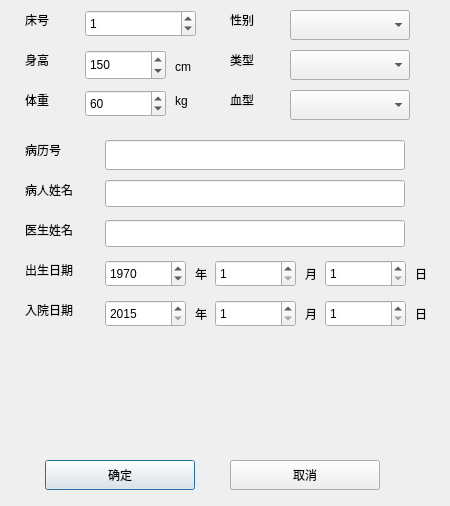
<?xml version="1.0" encoding="UTF-8"?>
<ui version="4.0">
 <class>Form_pmng_patnt_info</class>
 <widget class="QWidget" name="Form_pmng_patnt_info">
  <property name="geometry">
   <rect>
    <x>0</x>
    <y>0</y>
    <width>450</width>
    <height>506</height>
   </rect>
  </property>
  <property name="windowTitle">
   <string> 病人信息</string>
  </property>
  <widget class="QLabel" name="label_4">
   <property name="geometry">
    <rect>
     <x>230</x>
     <y>50</y>
     <width>40</width>
     <height>20</height>
    </rect>
   </property>
   <property name="text">
    <string>类型</string>
   </property>
  </widget>
  <widget class="QLabel" name="label_15">
   <property name="geometry">
    <rect>
     <x>305</x>
     <y>265</y>
     <width>21</width>
     <height>17</height>
    </rect>
   </property>
   <property name="text">
    <string>月</string>
   </property>
  </widget>
  <widget class="QLabel" name="label_8">
   <property name="geometry">
    <rect>
     <x>25</x>
     <y>90</y>
     <width>40</width>
     <height>20</height>
    </rect>
   </property>
   <property name="text">
    <string>体重</string>
   </property>
  </widget>
  <widget class="QLabel" name="label_14">
   <property name="geometry">
    <rect>
     <x>25</x>
     <y>300</y>
     <width>60</width>
     <height>20</height>
    </rect>
   </property>
   <property name="text">
    <string>入院日期</string>
   </property>
  </widget>
  <widget class="QSpinBox" name="spinBox_weight">
   <property name="geometry">
    <rect>
     <x>85</x>
     <y>90</y>
     <width>81</width>
     <height>27</height>
    </rect>
   </property>
   <property name="minimum">
    <number>1</number>
   </property>
   <property name="maximum">
    <number>500</number>
   </property>
   <property name="value">
    <number>60</number>
   </property>
  </widget>
  <widget class="QSpinBox" name="spinBox_5">
   <property name="geometry">
    <rect>
     <x>105</x>
     <y>300</y>
     <width>81</width>
     <height>27</height>
    </rect>
   </property>
   <property name="minimum">
    <number>2015</number>
   </property>
   <property name="maximum">
    <number>2200</number>
   </property>
  </widget>
  <widget class="QSpinBox" name="spinBox_bednum">
   <property name="geometry">
    <rect>
     <x>85</x>
     <y>10</y>
     <width>111</width>
     <height>27</height>
    </rect>
   </property>
   <property name="maximum">
    <number>9999</number>
   </property>
   <property name="singleStep">
    <number>1</number>
   </property>
   <property name="value">
    <number>1</number>
   </property>
  </widget>
  <widget class="QLabel" name="label_7">
   <property name="geometry">
    <rect>
     <x>25</x>
     <y>50</y>
     <width>40</width>
     <height>20</height>
    </rect>
   </property>
   <property name="text">
    <string>身高 </string>
   </property>
  </widget>
  <widget class="QComboBox" name="comboBox_ptype">
   <property name="geometry">
    <rect>
     <x>290</x>
     <y>50</y>
     <width>120</width>
     <height>30</height>
    </rect>
   </property>
   <property name="contextMenuPolicy">
    <enum>Qt::DefaultContextMenu</enum>
   </property>
   <property name="maxVisibleItems">
    <number>3</number>
   </property>
  </widget>
  <widget class="QLabel" name="label_16">
   <property name="geometry">
    <rect>
     <x>415</x>
     <y>265</y>
     <width>21</width>
     <height>17</height>
    </rect>
   </property>
   <property name="text">
    <string>日</string>
   </property>
  </widget>
  <widget class="QLabel" name="label_11">
   <property name="geometry">
    <rect>
     <x>25</x>
     <y>220</y>
     <width>60</width>
     <height>20</height>
    </rect>
   </property>
   <property name="text">
    <string>医生姓名</string>
   </property>
  </widget>
  <widget class="QComboBox" name="comboBox_blood">
   <property name="geometry">
    <rect>
     <x>290</x>
     <y>90</y>
     <width>120</width>
     <height>30</height>
    </rect>
   </property>
   <property name="maxVisibleItems">
    <number>5</number>
   </property>
   <property name="minimumContentsLength">
    <number>0</number>
   </property>
   <property name="duplicatesEnabled">
    <bool>false</bool>
   </property>
  </widget>
  <widget class="QComboBox" name="comboBox_sex">
   <property name="geometry">
    <rect>
     <x>290</x>
     <y>10</y>
     <width>120</width>
     <height>30</height>
    </rect>
   </property>
   <property name="maxVisibleItems">
    <number>2</number>
   </property>
  </widget>
  <widget class="QLabel" name="label">
   <property name="geometry">
    <rect>
     <x>25</x>
     <y>10</y>
     <width>40</width>
     <height>20</height>
    </rect>
   </property>
   <property name="text">
    <string>床号</string>
   </property>
  </widget>
  <widget class="QLabel" name="label_13">
   <property name="geometry">
    <rect>
     <x>25</x>
     <y>260</y>
     <width>60</width>
     <height>20</height>
    </rect>
   </property>
   <property name="text">
    <string>出生日期 </string>
   </property>
  </widget>
  <widget class="QSpinBox" name="spinBox_6">
   <property name="geometry">
    <rect>
     <x>215</x>
     <y>260</y>
     <width>81</width>
     <height>27</height>
    </rect>
   </property>
   <property name="minimum">
    <number>1</number>
   </property>
   <property name="maximum">
    <number>12</number>
   </property>
  </widget>
  <widget class="QLabel" name="label_6">
   <property name="geometry">
    <rect>
     <x>195</x>
     <y>265</y>
     <width>21</width>
     <height>17</height>
    </rect>
   </property>
   <property name="text">
    <string>年</string>
   </property>
  </widget>
  <widget class="QLabel" name="label_2">
   <property name="geometry">
    <rect>
     <x>230</x>
     <y>10</y>
     <width>40</width>
     <height>20</height>
    </rect>
   </property>
   <property name="text">
    <string>性别</string>
   </property>
  </widget>
  <widget class="QLabel" name="label_18">
   <property name="geometry">
    <rect>
     <x>195</x>
     <y>305</y>
     <width>21</width>
     <height>17</height>
    </rect>
   </property>
   <property name="text">
    <string>年</string>
   </property>
  </widget>
  <widget class="QLineEdit" name="lineEdit_3">
   <property name="geometry">
    <rect>
     <x>105</x>
     <y>220</y>
     <width>300</width>
     <height>27</height>
    </rect>
   </property>
  </widget>
  <widget class="QPushButton" name="pushButton">
   <property name="geometry">
    <rect>
     <x>45</x>
     <y>460</y>
     <width>150</width>
     <height>30</height>
    </rect>
   </property>
   <property name="text">
    <string>确定</string>
   </property>
   <property name="autoDefault">
    <bool>true</bool>
   </property>
   <property name="default">
    <bool>true</bool>
   </property>
   <property name="flat">
    <bool>false</bool>
   </property>
  </widget>
  <widget class="QLabel" name="label_9">
   <property name="geometry">
    <rect>
     <x>230</x>
     <y>90</y>
     <width>40</width>
     <height>20</height>
    </rect>
   </property>
   <property name="text">
    <string>血型</string>
   </property>
  </widget>
  <widget class="QLabel" name="label_19">
   <property name="geometry">
    <rect>
     <x>305</x>
     <y>305</y>
     <width>21</width>
     <height>17</height>
    </rect>
   </property>
   <property name="text">
    <string>月</string>
   </property>
  </widget>
  <widget class="QLabel" name="label_17">
   <property name="geometry">
    <rect>
     <x>415</x>
     <y>305</y>
     <width>21</width>
     <height>17</height>
    </rect>
   </property>
   <property name="text">
    <string>日</string>
   </property>
  </widget>
  <widget class="QSpinBox" name="spinBox_8">
   <property name="geometry">
    <rect>
     <x>215</x>
     <y>300</y>
     <width>81</width>
     <height>27</height>
    </rect>
   </property>
   <property name="minimum">
    <number>1</number>
   </property>
   <property name="maximum">
    <number>12</number>
   </property>
  </widget>
  <widget class="QLabel" name="label_10">
   <property name="geometry">
    <rect>
     <x>25</x>
     <y>140</y>
     <width>60</width>
     <height>20</height>
    </rect>
   </property>
   <property name="text">
    <string>病历号</string>
   </property>
  </widget>
  <widget class="QSpinBox" name="spinBox_9">
   <property name="geometry">
    <rect>
     <x>325</x>
     <y>300</y>
     <width>81</width>
     <height>27</height>
    </rect>
   </property>
   <property name="minimum">
    <number>1</number>
   </property>
   <property name="maximum">
    <number>31</number>
   </property>
  </widget>
  <widget class="QLabel" name="label_12">
   <property name="geometry">
    <rect>
     <x>25</x>
     <y>180</y>
     <width>60</width>
     <height>20</height>
    </rect>
   </property>
   <property name="text">
    <string>病人姓名</string>
   </property>
  </widget>
  <widget class="QSpinBox" name="spinBox_high">
   <property name="geometry">
    <rect>
     <x>85</x>
     <y>50</y>
     <width>81</width>
     <height>30</height>
    </rect>
   </property>
   <property name="maximum">
    <number>300</number>
   </property>
   <property name="value">
    <number>150</number>
   </property>
  </widget>
  <widget class="QLabel" name="label_5">
   <property name="geometry">
    <rect>
     <x>175</x>
     <y>90</y>
     <width>31</width>
     <height>21</height>
    </rect>
   </property>
   <property name="text">
    <string>kg</string>
   </property>
  </widget>
  <widget class="QSpinBox" name="spinBox_4">
   <property name="geometry">
    <rect>
     <x>105</x>
     <y>260</y>
     <width>81</width>
     <height>27</height>
    </rect>
   </property>
   <property name="minimum">
    <number>1900</number>
   </property>
   <property name="maximum">
    <number>2200</number>
   </property>
   <property name="value">
    <number>1970</number>
   </property>
  </widget>
  <widget class="QLineEdit" name="lineEdit_2">
   <property name="geometry">
    <rect>
     <x>105</x>
     <y>180</y>
     <width>300</width>
     <height>27</height>
    </rect>
   </property>
  </widget>
  <widget class="QSpinBox" name="spinBox_7">
   <property name="geometry">
    <rect>
     <x>325</x>
     <y>260</y>
     <width>81</width>
     <height>27</height>
    </rect>
   </property>
   <property name="minimum">
    <number>1</number>
   </property>
   <property name="maximum">
    <number>31</number>
   </property>
  </widget>
  <widget class="QLineEdit" name="lineEdit_">
   <property name="geometry">
    <rect>
     <x>105</x>
     <y>140</y>
     <width>300</width>
     <height>30</height>
    </rect>
   </property>
  </widget>
  <widget class="QLabel" name="label_3">
   <property name="geometry">
    <rect>
     <x>175</x>
     <y>56</y>
     <width>31</width>
     <height>21</height>
    </rect>
   </property>
   <property name="text">
    <string>cm</string>
   </property>
  </widget>
  <widget class="QPushButton" name="pushButton_2">
   <property name="geometry">
    <rect>
     <x>230</x>
     <y>460</y>
     <width>150</width>
     <height>30</height>
    </rect>
   </property>
   <property name="text">
    <string>取消</string>
   </property>
  </widget>
 </widget>
 <resources/>
 <connections/>
</ui>
